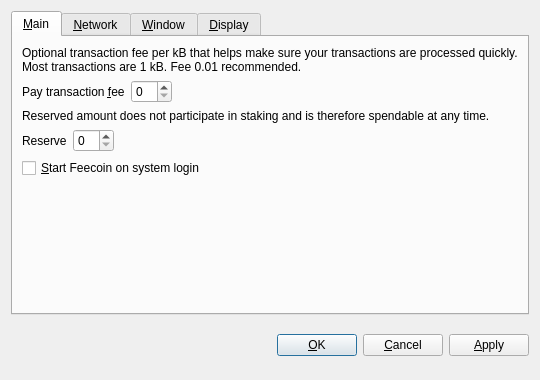
<?xml version="1.0" encoding="UTF-8"?>
<ui version="4.0">
 <class>OptionsDialog</class>
 <widget class="QDialog" name="OptionsDialog">
  <property name="geometry">
   <rect>
    <x>0</x>
    <y>0</y>
    <width>540</width>
    <height>380</height>
   </rect>
  </property>
  <property name="windowTitle">
   <string>Options</string>
  </property>
  <property name="modal">
   <bool>true</bool>
  </property>
  <layout class="QVBoxLayout" name="verticalLayout">
   <item>
    <widget class="QTabWidget" name="tabWidget">
     <property name="tabPosition">
      <enum>QTabWidget::North</enum>
     </property>
     <property name="currentIndex">
      <number>0</number>
     </property>
     <widget class="QWidget" name="tabMain">
      <attribute name="title">
       <string>&amp;Main</string>
      </attribute>
      <layout class="QVBoxLayout" name="verticalLayout_Main">
       <item>
        <widget class="QLabel" name="transactionFeeInfoLabel">
         <property name="text">
          <string>Optional transaction fee per kB that helps make sure your transactions are processed quickly. Most transactions are 1 kB. Fee 0.01 recommended.</string>
         </property>
         <property name="textFormat">
          <enum>Qt::PlainText</enum>
         </property>
         <property name="wordWrap">
          <bool>true</bool>
         </property>
        </widget>
       </item>
       <item>
        <layout class="QHBoxLayout" name="horizontalLayoutFee">
         <item>
          <widget class="QLabel" name="transactionFeeLabel">
           <property name="text">
            <string>Pay transaction &amp;fee</string>
           </property>
           <property name="textFormat">
            <enum>Qt::PlainText</enum>
           </property>
           <property name="buddy">
            <cstring>transactionFee</cstring>
           </property>
          </widget>
         </item>
         <item>
          <widget class="BitcoinAmountField" name="transactionFee"/>
         </item>
         <item>
          <spacer name="horizontalSpacerFee">
           <property name="orientation">
            <enum>Qt::Horizontal</enum>
           </property>
           <property name="sizeHint" stdset="0">
            <size>
             <width>40</width>
             <height>20</height>
            </size>
           </property>
          </spacer>
         </item>
        </layout>
       </item>
       <item>
        <widget class="QLabel" name="reserveBalanceInfoLabel">
         <property name="text">
          <string>Reserved amount does not participate in staking and is therefore spendable at any time.</string>
         </property>
         <property name="textFormat">
          <enum>Qt::PlainText</enum>
         </property>
         <property name="wordWrap">
          <bool>true</bool>
         </property>
        </widget>
       </item>
       <item>
        <layout class="QHBoxLayout" name="horizontalLayoutReserveBalance">
         <item>
          <widget class="QLabel" name="reserveBalanceLabel">
           <property name="text">
            <string>Reserve</string>
           </property>
           <property name="textFormat">
            <enum>Qt::PlainText</enum>
           </property>
           <property name="buddy">
            <cstring>reserveBalance</cstring>
           </property>
          </widget>
         </item>
         <item>
          <widget class="BitcoinAmountField" name="reserveBalance"/>
         </item>
         <item>
          <spacer name="horizontalSpacerReserveBalance">
           <property name="orientation">
            <enum>Qt::Horizontal</enum>
           </property>
           <property name="sizeHint" stdset="0">
            <size>
             <width>40</width>
             <height>20</height>
            </size>
           </property>
          </spacer>
         </item>
        </layout>
       </item>
       <item>
        <widget class="QCheckBox" name="bitcoinAtStartup">
         <property name="toolTip">
          <string>Automatically start Feecoin after logging in to the system.</string>
         </property>
         <property name="text">
          <string>&amp;Start Feecoin on system login</string>
         </property>
        </widget>
       </item>
       <item>
        <spacer name="verticalSpacer_Main">
         <property name="orientation">
          <enum>Qt::Vertical</enum>
         </property>
         <property name="sizeHint" stdset="0">
          <size>
           <width>20</width>
           <height>40</height>
          </size>
         </property>
        </spacer>
       </item>
      </layout>
     </widget>
     <widget class="QWidget" name="tabNetwork">
      <attribute name="title">
       <string>&amp;Network</string>
      </attribute>
      <layout class="QVBoxLayout" name="verticalLayout_Network">
       <item>
        <widget class="QCheckBox" name="mapPortUpnp">
         <property name="toolTip">
          <string>Automatically open the Feecoin client port on the router. This only works when your router supports UPnP and it is enabled.</string>
         </property>
         <property name="text">
          <string>Map port using &amp;UPnP</string>
         </property>
        </widget>
       </item>
       <item>
        <widget class="QCheckBox" name="connectSocks">
         <property name="toolTip">
          <string>Connect to the Feecoin network through a SOCKS5 proxy (e.g. when connecting through Tor).</string>
         </property>
         <property name="text">
          <string>&amp;Connect through SOCKS5 proxy:</string>
         </property>
        </widget>
       </item>
       <item>
        <layout class="QHBoxLayout" name="horizontalLayout_Network">
         <item>
          <widget class="QLabel" name="proxyIpLabel">
           <property name="text">
            <string>Proxy &amp;IP:</string>
           </property>
           <property name="textFormat">
            <enum>Qt::PlainText</enum>
           </property>
           <property name="buddy">
            <cstring>proxyIp</cstring>
           </property>
          </widget>
         </item>
         <item>
          <widget class="QValidatedLineEdit" name="proxyIp">
           <property name="maximumSize">
            <size>
             <width>140</width>
             <height>16777215</height>
            </size>
           </property>
           <property name="toolTip">
            <string>IP address of the proxy (e.g. 127.0.0.1)</string>
           </property>
          </widget>
         </item>
         <item>
          <widget class="QLabel" name="proxyPortLabel">
           <property name="text">
            <string>&amp;Port:</string>
           </property>
           <property name="textFormat">
            <enum>Qt::PlainText</enum>
           </property>
           <property name="buddy">
            <cstring>proxyPort</cstring>
           </property>
          </widget>
         </item>
         <item>
          <widget class="QLineEdit" name="proxyPort">
           <property name="maximumSize">
            <size>
             <width>55</width>
             <height>16777215</height>
            </size>
           </property>
           <property name="toolTip">
            <string>Port of the proxy (e.g. 9050)</string>
           </property>
          </widget>
         </item>
         <item>
          <spacer name="horizontalSpacer_Network">
           <property name="orientation">
            <enum>Qt::Horizontal</enum>
           </property>
           <property name="sizeHint" stdset="0">
            <size>
             <width>40</width>
             <height>20</height>
            </size>
           </property>
          </spacer>
         </item>
        </layout>
       </item>
       <item>
        <spacer name="verticalSpacer_Network">
         <property name="orientation">
          <enum>Qt::Vertical</enum>
         </property>
         <property name="sizeHint" stdset="0">
          <size>
           <width>20</width>
           <height>40</height>
          </size>
         </property>
        </spacer>
       </item>
      </layout>
     </widget>
     <widget class="QWidget" name="tabWindow">
      <attribute name="title">
       <string>&amp;Window</string>
      </attribute>
      <layout class="QVBoxLayout" name="verticalLayout_Window">
       <item>
        <widget class="QCheckBox" name="minimizeToTray">
         <property name="toolTip">
          <string>Show only a tray icon after minimizing the window.</string>
         </property>
         <property name="text">
          <string>&amp;Minimize to the tray instead of the taskbar</string>
         </property>
        </widget>
       </item>
       <item>
        <widget class="QCheckBox" name="minimizeOnClose">
         <property name="toolTip">
          <string>Minimize instead of exit the application when the window is closed. When this option is enabled, the application will be closed only after selecting Quit in the menu.</string>
         </property>
         <property name="text">
          <string>M&amp;inimize on close</string>
         </property>
        </widget>
       </item>
       <item>
        <spacer name="verticalSpacer_Window">
         <property name="orientation">
          <enum>Qt::Vertical</enum>
         </property>
         <property name="sizeHint" stdset="0">
          <size>
           <width>20</width>
           <height>40</height>
          </size>
         </property>
        </spacer>
       </item>
      </layout>
     </widget>
     <widget class="QWidget" name="tabDisplay">
      <attribute name="title">
       <string>&amp;Display</string>
      </attribute>
      <layout class="QVBoxLayout" name="verticalLayout_Display">
       <item>
        <layout class="QHBoxLayout" name="horizontalLayout_1_Display">
         <item>
          <widget class="QLabel" name="langLabel">
           <property name="text">
            <string>User Interface &amp;language:</string>
           </property>
           <property name="textFormat">
            <enum>Qt::PlainText</enum>
           </property>
           <property name="buddy">
            <cstring>lang</cstring>
           </property>
          </widget>
         </item>
         <item>
          <widget class="QValueComboBox" name="lang">
           <property name="toolTip">
            <string>The user interface language can be set here. This setting will take effect after restarting Feecoin.</string>
           </property>
          </widget>
         </item>
        </layout>
       </item>
       <item>
        <layout class="QHBoxLayout" name="horizontalLayout_2_Display">
         <item>
          <widget class="QLabel" name="unitLabel">
           <property name="text">
            <string>&amp;Unit to show amounts in:</string>
           </property>
           <property name="textFormat">
            <enum>Qt::PlainText</enum>
           </property>
           <property name="buddy">
            <cstring>unit</cstring>
           </property>
          </widget>
         </item>
         <item>
          <widget class="QValueComboBox" name="unit">
           <property name="toolTip">
            <string>Choose the default subdivision unit to show in the interface and when sending coins.</string>
           </property>
          </widget>
         </item>
        </layout>
       </item>
       <item>
        <widget class="QCheckBox" name="coinControlFeatures">
         <property name="toolTip">
          <string>Whether to show coin control features or not.</string>
         </property>
         <property name="text">
          <string>Display coin &amp;control features (experts only!)</string>
         </property>
        </widget>
       </item>
       <item>
        <widget class="QCheckBox" name="useBlackTheme">
         <property name="text">
          <string>Use black visual theme (requires restart)</string>
         </property>
        </widget>
       </item>
       <item>
        <spacer name="verticalSpacer_Display">
         <property name="orientation">
          <enum>Qt::Vertical</enum>
         </property>
         <property name="sizeHint" stdset="0">
          <size>
           <width>20</width>
           <height>40</height>
          </size>
         </property>
        </spacer>
       </item>
      </layout>
     </widget>
    </widget>
   </item>
   <item>
    <layout class="QHBoxLayout" name="horizontalLayout_Buttons">
     <item>
      <spacer name="horizontalSpacer_1">
       <property name="orientation">
        <enum>Qt::Horizontal</enum>
       </property>
       <property name="sizeHint" stdset="0">
        <size>
         <width>40</width>
         <height>48</height>
        </size>
       </property>
      </spacer>
     </item>
     <item>
      <widget class="QLabel" name="statusLabel">
       <property name="font">
        <font>
         <weight>75</weight>
         <bold>true</bold>
        </font>
       </property>
       <property name="text">
        <string/>
       </property>
       <property name="textFormat">
        <enum>Qt::PlainText</enum>
       </property>
       <property name="wordWrap">
        <bool>true</bool>
       </property>
      </widget>
     </item>
     <item>
      <spacer name="horizontalSpacer_2">
       <property name="orientation">
        <enum>Qt::Horizontal</enum>
       </property>
       <property name="sizeHint" stdset="0">
        <size>
         <width>40</width>
         <height>48</height>
        </size>
       </property>
      </spacer>
     </item>
     <item>
      <widget class="QPushButton" name="okButton">
       <property name="text">
        <string>&amp;OK</string>
       </property>
      </widget>
     </item>
     <item>
      <widget class="QPushButton" name="cancelButton">
       <property name="text">
        <string>&amp;Cancel</string>
       </property>
       <property name="autoDefault">
        <bool>false</bool>
       </property>
      </widget>
     </item>
     <item>
      <widget class="QPushButton" name="applyButton">
       <property name="text">
        <string>&amp;Apply</string>
       </property>
       <property name="autoDefault">
        <bool>false</bool>
       </property>
      </widget>
     </item>
    </layout>
   </item>
  </layout>
 </widget>
 <customwidgets>
  <customwidget>
   <class>BitcoinAmountField</class>
   <extends>QSpinBox</extends>
   <header>bitcoinamountfield.h</header>
  </customwidget>
  <customwidget>
   <class>QValueComboBox</class>
   <extends>QComboBox</extends>
   <header>qvaluecombobox.h</header>
  </customwidget>
  <customwidget>
   <class>QValidatedLineEdit</class>
   <extends>QLineEdit</extends>
   <header>qvalidatedlineedit.h</header>
  </customwidget>
 </customwidgets>
 <resources/>
 <connections/>
</ui>
